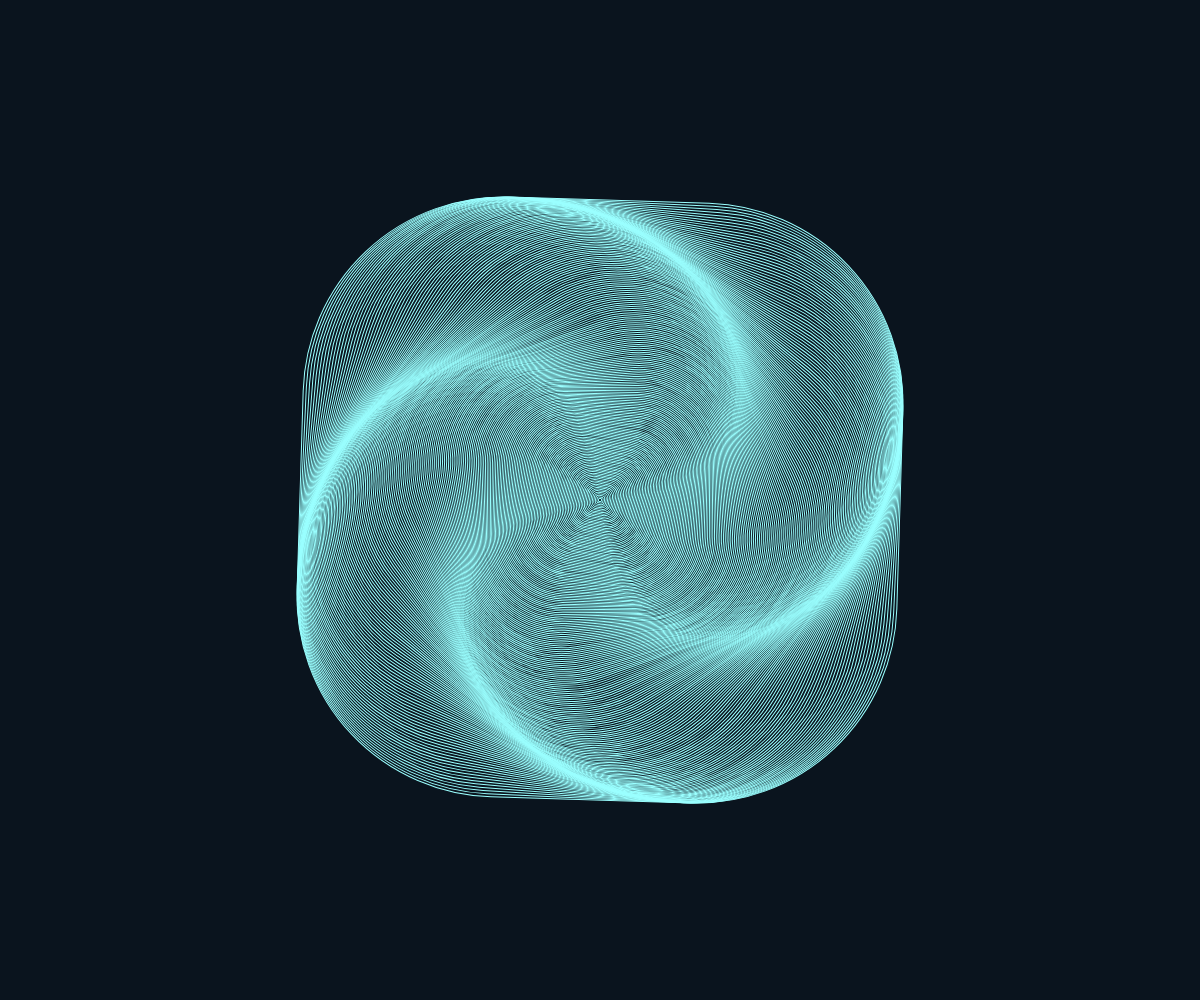
Frame 1 (no input)
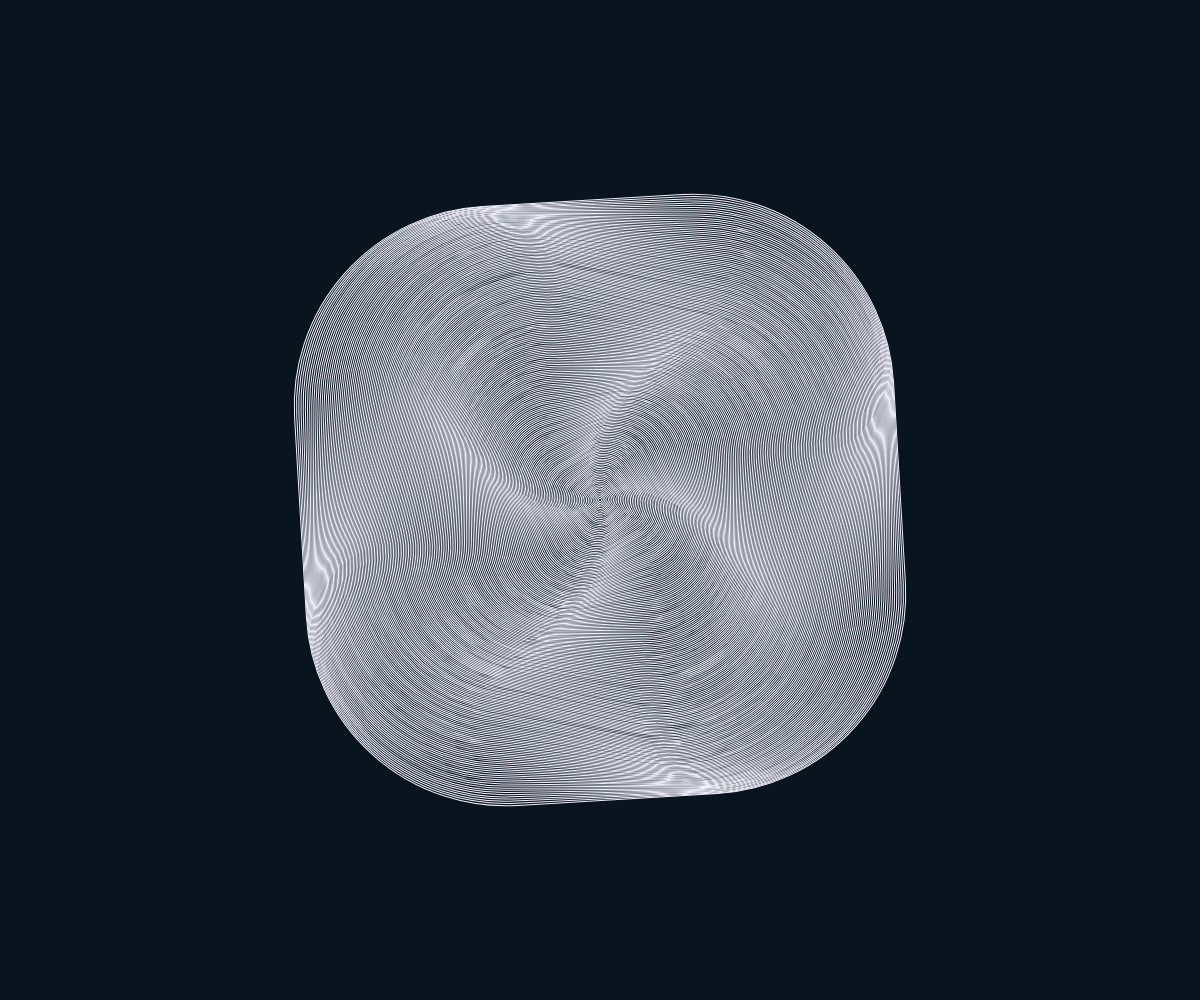
Frame 60 (no input)
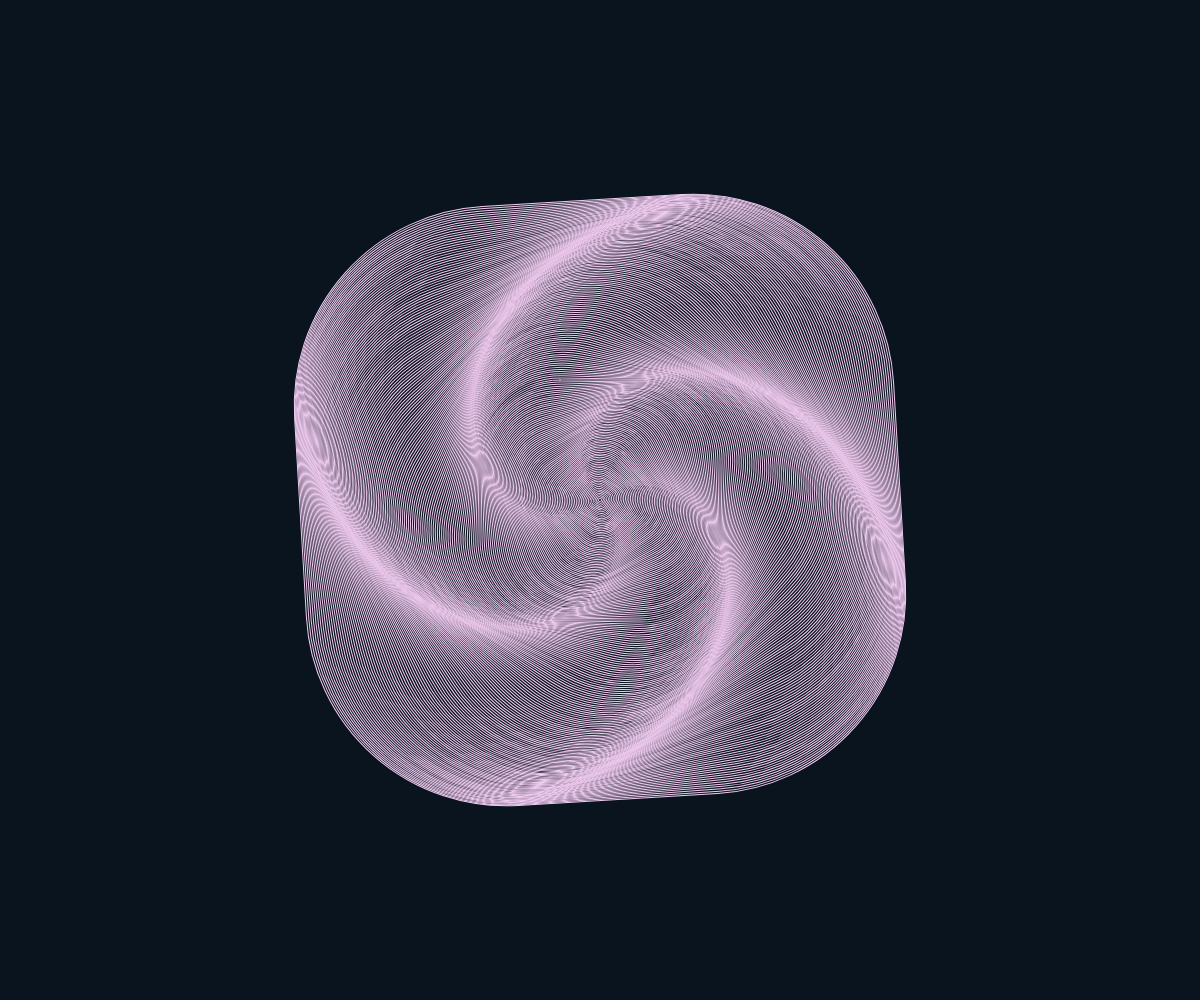
Frame 120 (the mouse pressed at the canvas centre since frame 60)

The p5.js sketch that drew these frames (run headless with seeded random() and noise() and a simulated clock; from frame 60 on, the mouse is pressed at the canvas centre):

// p5.js sketch
// ── sketch.js
function setup() {
    createCanvas(windowWidth, windowHeight)
    
    angleMode(DEGREES)
    rectMode(CENTER)
}

function draw() {
    background(10, 20, 30)
    noFill()
    stroke(255)
    
    translate(width / 2, height / 2)
    
    for (var i = 0; i < 200; i++) {
        push()
        
        rotate(sin(frameCount + i / 2) * 100)
        
        var r = map(sin(frameCount), -1, 1, 50, 255)
        var g = map(cos(frameCount / 2), -1, 1, 50, 255)
        var b = map(cos(frameCount / 4), -1, 1, 50, 255)
        
        stroke(r, g, b)
        
        rect(0, 0, 600 - i * 3, 600 - i * 3, 200 - i)
        
        pop()
    }
}
